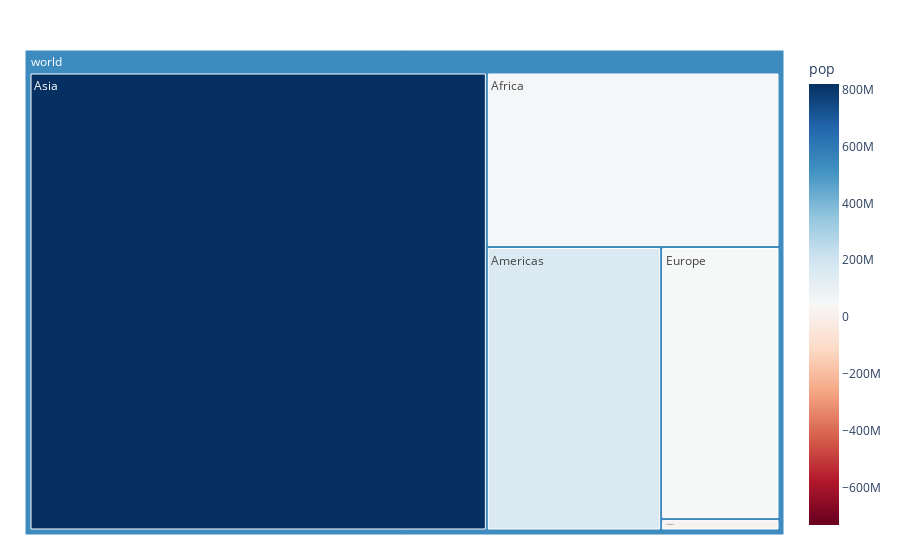

Notebook cell for this chart:
### Code cell
import plotly.express as px
import numpy as np
df2 = px.data.gapminder().query("year == 2007")
fig = px.treemap(df2, path=[px.Constant("world"), 'continent'], values='pop',
                  color='pop', 
                  color_continuous_scale='RdBu',
                  color_continuous_midpoint=df2['pop'].mean())
fig.update_layout(margin = dict(t=50, l=25, r=25, b=25))
fig.show()

### Figure 1 — Plotly figure (JSON) as saved in the notebook; plotly's stock layout.template omitted (floating-point values rounded to 4 significant figures)
{"data": [{"branchvalues": "total", "customdata": [[51940000.0], [162500000.0], [819900000.0], [47150000.0], [17700000.0], [535600000.0]], "domain": {"x": [0, 1], "y": [0, 1]}, "hovertemplate": "labels=%{label}<br>pop_sum=%{value}<br>parent=%{parent}<br>id=%{id}<br>pop=%{color}<extra></extra>", "ids": ["world/Africa", "world/Americas", "world/Asia", "world/Europe", "world/Oceania", "world"], "labels": ["Africa", "Americas", "Asia", "Europe", "Oceania", "world"], "marker": {"coloraxis": "coloraxis", "colors": [51940000.0, 162500000.0, 819900000.0, 47150000.0, 17700000.0, 535600000.0]}, "name": "", "parents": ["world", "world", "world", "world", "world", ""], "type": "treemap", "values": [929539692, 898871184, 3811953827, 586098529, 24549947, 6251013179]}], "layout": {"coloraxis": {"cmid": 44020000.0, "colorbar": {"title": {"text": "pop"}}, "colorscale": [[0, "rgb(103,0,31)"], [0.1, "rgb(178,24,43)"], [0.2, "rgb(214,96,77)"], [0.3, "rgb(244,165,130)"], [0.4, "rgb(253,219,199)"], [0.5, "rgb(247,247,247)"], [0.6, "rgb(209,229,240)"], [0.7, "rgb(146,197,222)"], [0.8, "rgb(67,147,195)"], [0.9, "rgb(33,102,172)"], [1, "rgb(5,48,97)"]]}, "legend": {"tracegroupgap": 0}, "margin": {"b": 25, "l": 25, "r": 25, "t": 50}}}
